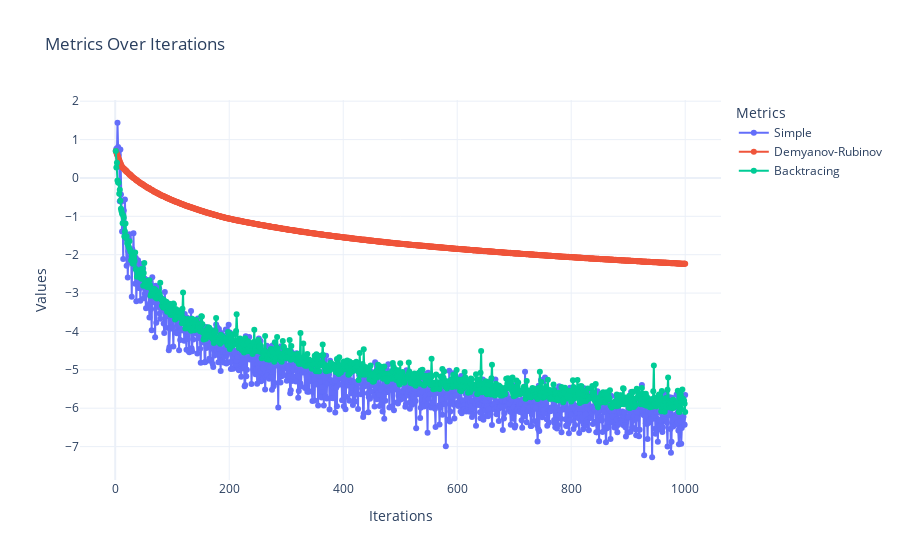

The cell this chart's notebook holds for it:
### Code cell
metrics = 'fw'

iterations = list(results['simple'].keys())
simple_gap = [results['simple'][it]['fw'] for it in iterations]
dr_gap = [results['DR'][it]['fw'] for it in iterations]
backtracing_gap = [results['backtracing'][it]['fw'] for it in iterations]

fig = go.Figure()

fig.add_trace(go.Scatter(x=iterations, y=np.log(simple_gap), mode='lines+markers', name='Simple'))
fig.add_trace(go.Scatter(x=iterations, y=np.log(dr_gap), mode='lines+markers', name='Demyanov-Rubinov'))
fig.add_trace(go.Scatter(x=iterations, y=np.log(backtracing_gap), mode='lines+markers', name='Backtracing'))

fig.update_layout(
    title="Metrics Over Iterations",
    xaxis_title="Iterations",
    yaxis_title="Values",
    legend_title="Metrics",
    template="plotly_white"
)

fig.show()

### Figure 1 — Plotly figure (JSON) as saved in the notebook; plotly's stock layout.template omitted (floating-point values rounded to 4 significant figures; data arrays with more than 128 entries replaced by an {"elided": "..."} marker saying what was removed)
{"data": [{"mode": "lines+markers", "name": "Simple", "type": "scatter", "x": {"elided": "1000 int values"}, "y": {"elided": "1000 float values"}}, {"mode": "lines+markers", "name": "Demyanov-Rubinov", "type": "scatter", "x": {"elided": "1000 int values"}, "y": {"elided": "1000 float values"}}, {"mode": "lines+markers", "name": "Backtracing", "type": "scatter", "x": {"elided": "1000 int values"}, "y": {"elided": "1000 float values"}}], "layout": {"autosize": true, "legend": {"title": {"text": "Metrics"}}, "title": {"text": "Metrics Over Iterations"}, "xaxis": {"autorange": true, "range": [-60.15, 1061.0], "title": {"text": "Iterations"}, "type": "linear"}, "yaxis": {"autorange": true, "range": [-7.997, 2.158], "title": {"text": "Values"}, "type": "linear"}}}
